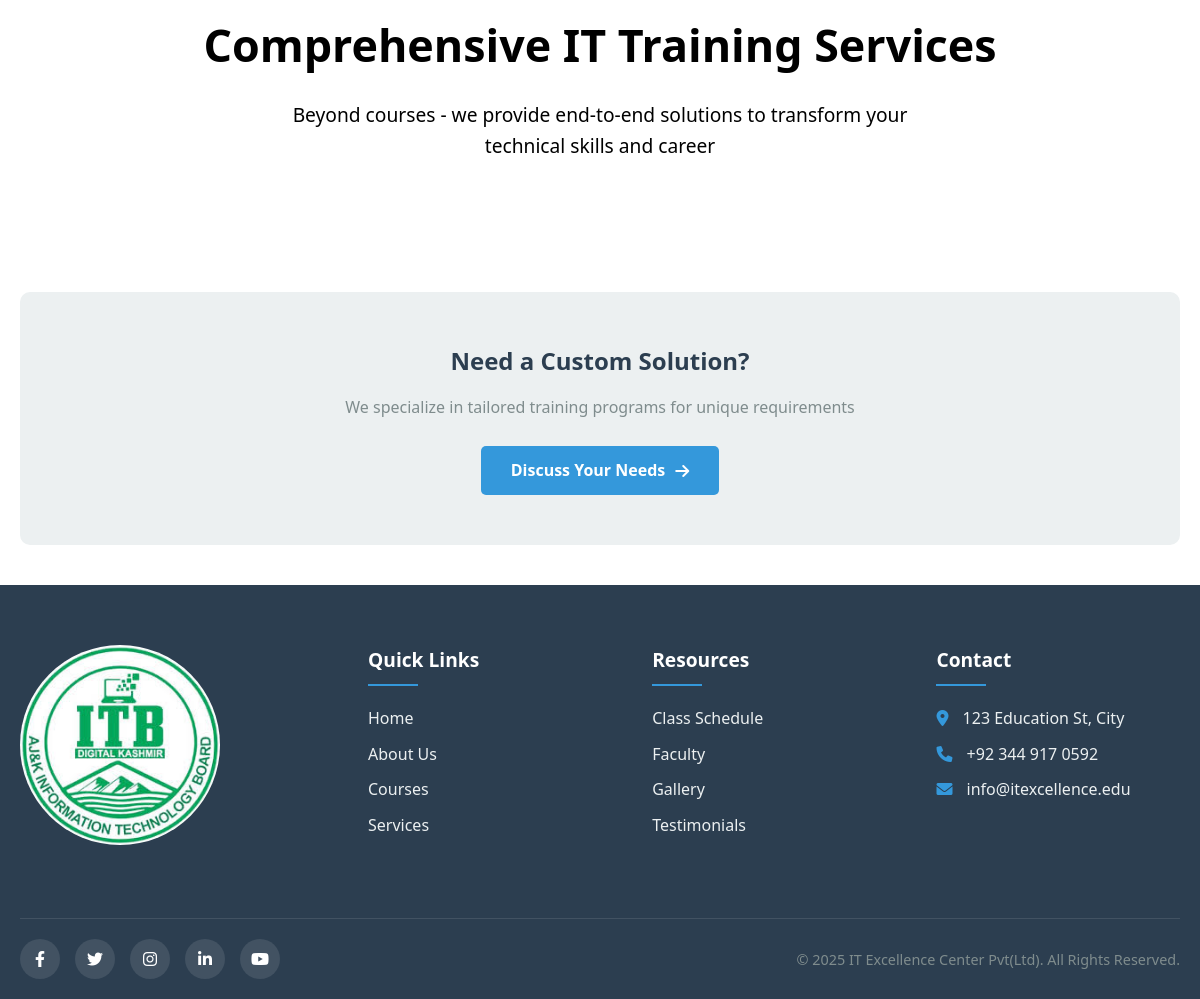
The app's page /service/ (lower part), older data.
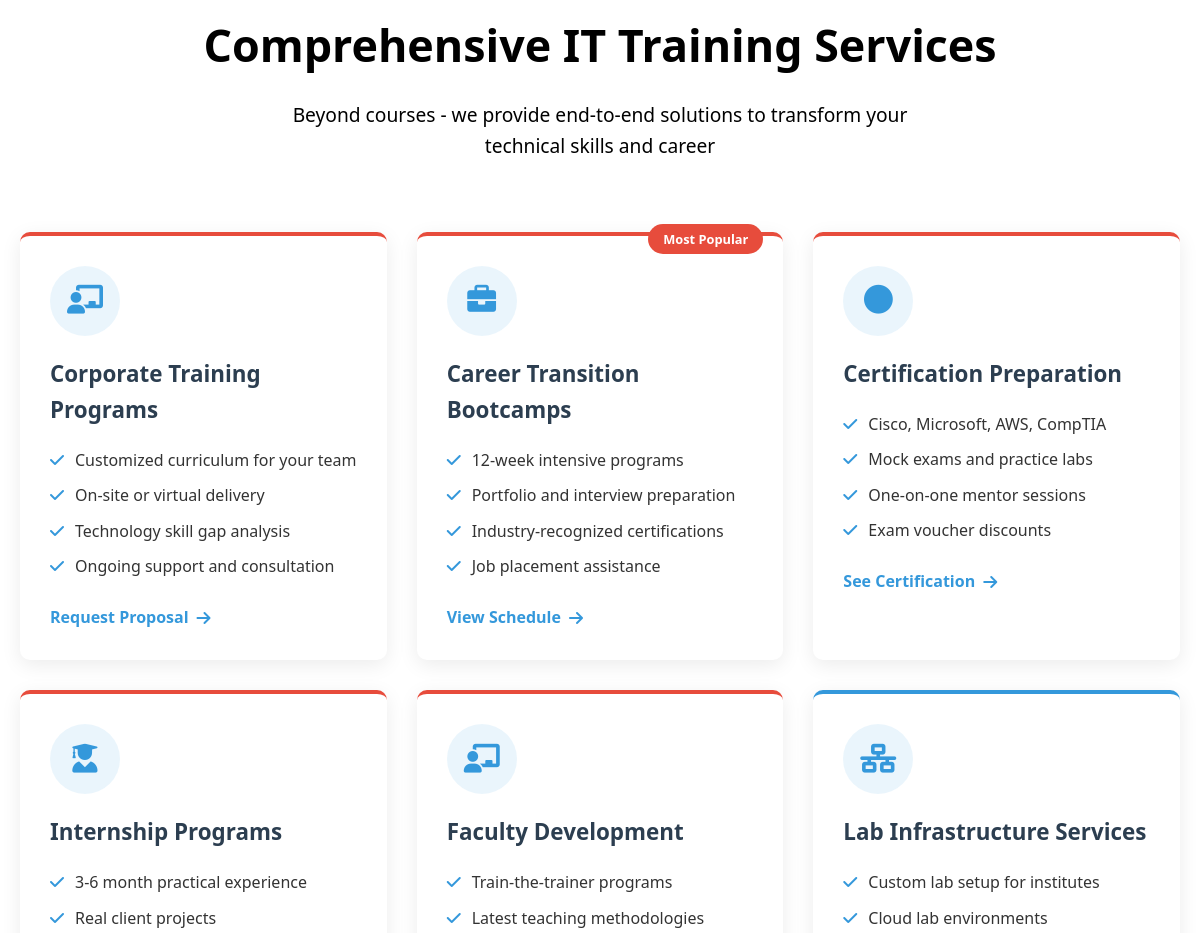
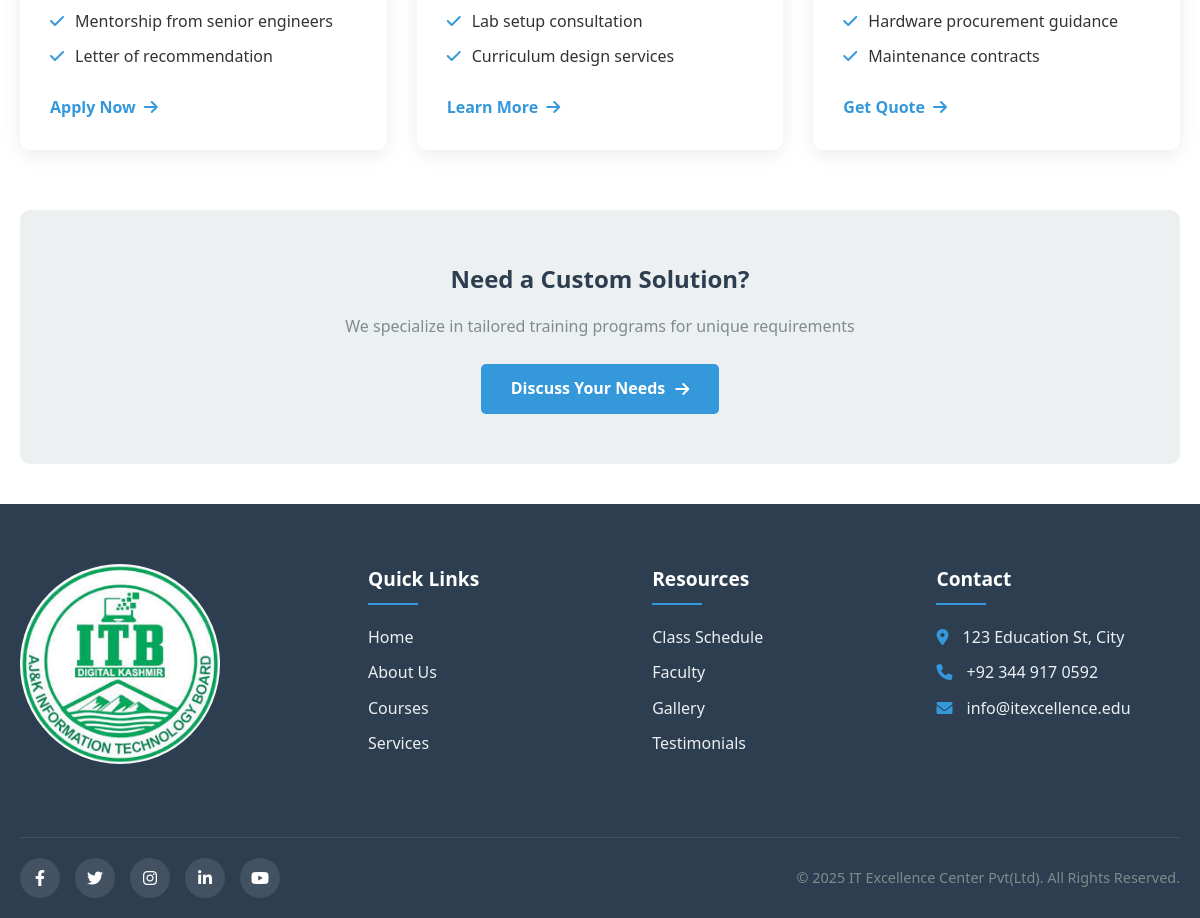
The same page, newer data (2 pictures, top to bottom).
### services_a/models.py (models this page shows, shortened)
class Service(models.Model):
    SERVICE_TYPES = [
        ('corporate', 'Corporate Training'),
        ('bootcamp', 'Career Bootcamp'),
        ('certification', 'Certification Prep'),
        ('internship', 'Internship Program'),
        ('faculty', 'Faculty Development'),
        ('lab', 'Lab Infrastructure'),
    ]
    title = models.CharField(max_length=200)
    slug = models.SlugField(unique=True)
    service_type = models.CharField(max_length=50, choices=SERVICE_TYPES)
    icon_class = models.CharField(max_length=50, default='fas fa-circle')
    short_description = models.TextField()
    full_description = RichTextField()
    is_featured = models.BooleanField(default=False)
    badge_text = models.CharField(max_length=50, blank=True)
    display_order = models.PositiveIntegerField(default=0)
    cta_text = models.CharField(max_length=50, default='Learn More')
    created_at = models.DateTimeField(auto_now_add=True)
    updated_at = models.DateTimeField(auto_now=True)
    class Meta:
        ordering = ['display_order', 'title']

class ServiceFeature(models.Model):
    service = models.ForeignKey(Service, related_name='features', on_delete=models.CASCADE)
    text = models.CharField(max_length=200)
    order = models.PositiveIntegerField(default=0)
    class Meta:
        ordering = ['order']

### services_a/views.py (the view)
# urls.py: path('service/',views.services,name='services')
def services(request):
    services = Service.objects.all().order_by('display_order')
    featured_services = services.filter(is_featured=True)
    context = {
        'services': services,
        'featured_services': featured_services,
    }
    return render(request, 'services.html', context)

### services_a/templates/services.html (shortened to what this page needs)
{% extends 'base.html' %}
{% load static %}
{% block maincontent %}
<main class="services-main">
    <section class="services-hero">
        <div class="container">
            <h1>Comprehensive IT Training Services</h1>
            <p>Beyond courses - we provide end-to-end solutions to transform your technical skills and career</p>
        </div>
    </section>
    <section class="services-section">
        <div class="container">
            <div class="services-grid">
                {% for service in services %}
                <div class="service-card {% if service.is_featured %}highlight{% endif %}">
                    {% if service.badge_text %}
                    <div class="service-badge">{{ service.badge_text }}</div>
                    {% endif %}
                    <div class="service-icon">
                        <i class="{{ service.icon_class }}"></i>
                    </div>
                    <h3>{{ service.title }}</h3>
                    <ul class="service-features">
                        {% for feature in service.features.all %}
                        <li>{{ feature.text }}</li>
                        {% endfor %}
                    </ul>
                    <a href="{% url 'apply' %}" class="service-cta">
                        {{ service.cta_text }} <i class="fas fa-arrow-right"></i>
                    </a>
                </div>
                {% endfor %}
            </div>
            <div class="services-cta">
                <h2>Need a Custom Solution?</h2>
                <p>We specialize in tailored training programs for unique requirements</p>
                <a href="{% url 'contact' %}" class="primary-btn">
                    Discuss Your Needs <i class="fas fa-arrow-right"></i>
                </a>
            </div>
        </div>
    </section>
</main>
{% endblock %}

### base/templates/base.html (shortened to what this page needs)
{% load static %}
<!DOCTYPE html>
<html lang="en">
<head>
    <link rel="stylesheet" href="{% static 'assets\css\NHF.css' %}">
    <link rel="stylesheet" href="{% static 'assets\css\home.css' %}">
    <link rel="stylesheet" href="{% static 'assets\css\aboutus.css' %}">
    <link rel="stylesheet" href="{% static 'assets\css\courses.css' %}">
    <link rel="stylesheet" href="{% static 'assets\css\services.css' %}">
    <link rel="stylesheet" href="{% static 'assets\css\apply.css' %}">
    <link rel="stylesheet" href="{% static 'assets\css\login.css' %}">
    <link rel="stylesheet" href="{% static 'assets\css\contactus.css' %}">
    <link rel="stylesheet" href="{% static 'assets\javascript\script.js' %}">
    <link rel="stylesheet" href="https://cdnjs.cloudflare.com/ajax/libs/font-awesome/6.0.0-beta3/css/all.min.css">
</head>
<body>
    {% block maincontent %}
    {% endblock  %}
    <footer class="footer">
        <div class="footer-container">
            <div class="footer-top">
                <div class="footer-logo">
                    <img src="{% static 'assets\images\ITB logo.jpg' %}" alt="Institute Logo" class="footer-logo-img">
                </div>
                <div class="footer-links">
                    <div class="footer-column">
                        <h3>Quick Links</h3>
                        <ul>
                            <li><a href="{% url 'home' %}">Home</a></li>
                            <li><a href="{% url 'aboutus' %}">About Us</a></li>
                            <li><a href="{% url 'courses' %}">Courses</a></li>
                            <li><a href="{% url 'services' %}">Services</a></li>
                        </ul>
                    </div>
                    <div class="footer-column">
                        <h3>Resources</h3>
                        <ul>
                            <li><a href="#">Class Schedule</a></li>
                            <li><a href="#">Faculty</a></li>
                            <li><a href="#">Gallery</a></li>
                            <li><a href="#">Testimonials</a></li>
                        </ul>
                    </div>
                    <div class="footer-column">
                        <h3>Contact</h3>
                        <ul>
                            <li><i class="fas fa-map-marker-alt"></i> 123 Education St, City</li>
                            <li><i class="fas fa-phone"></i> +92 344 917 0592</li>
                            <li><i class="fas fa-envelope"></i> info@itexcellence.edu</li>
                        </ul>
                    </div>
                </div>
            </div>
            <div class="footer-bottom">
                <div class="social-icons">
                    <a href="https://www.facebook.com/"><i class="fab fa-facebook-f"></i></a>
                    <a href="https://twitter.com/"><i class="fab fa-twitter"></i></a>
                    <a href="https://www.instagram.com/"><i class="fab fa-instagram"></i></a>
                    <a href="https://pk.linkedin.com/"><i class="fab fa-linkedin-in"></i></a>
                    <a href="https://www.youtube.com/"><i class="fab fa-youtube"></i></a>
                </div>
                <div class="copyright">
                    <p>&copy; 2025 IT Excellence Center Pvt(Ltd). All Rights Reserved.</p>
                </div>
            </div>
        </div>
    </footer>
</body>
</html>

### static/assets/css/NHF.css (style rules this page uses)
:root { --primary-color: #2c3e50; --secondary-color: #3498db; --accent-color: #e74c3c; --light-color: #ecf0f1; --dark-color: #2c3e50; --text-color: #333; --text-light: #7f8c8d; --white: #ffffff; --transition: all 0.3s ease; }
* { margin: 0; padding: 0; box-sizing: border-box; }
body { font-family: 'Segoe UI', Tahoma, Geneva, Verdana, sans-serif; line-height: 1.6; color: var(--text-color); background-color: var(--white); overflow-x: hidden; }
a { text-decoration: none; color: inherit; transition: var(--transition); }
ul { list-style: none; }
.container { max-width: 1200px; margin: 0 auto; padding: 0 20px; }
html { scroll-behavior: smooth; }
.footer { background-color: var(--dark-color); color: var(--light-color); padding: 60px 0 0; }
.footer-container { max-width: 1200px; margin: 0 auto; padding: 0 20px; }
.footer-top { display: flex; flex-wrap: wrap; justify-content: space-between; margin-bottom: 40px; }
.footer-logo { flex: 0 0 25%; }
.footer-logo-img { height: 200px; margin-bottom: 20px; border-radius: 50%; transition: var(--transition); }
.footer-links { flex: 0 0 70%; display: flex; justify-content: space-between; flex-wrap: wrap; }
.footer-column { flex: 0 0 30%; margin-bottom: 30px; }
.footer-column h3 { color: var(--white); font-size: 1.2rem; margin-bottom: 20px; position: relative; padding-bottom: 10px; }
.footer-column h3::after { content: ''; position: absolute; left: 0; bottom: 0; width: 50px; height: 2px; background-color: var(--secondary-color); }
.footer-column ul li { margin-bottom: 10px; }
.footer-column i { margin-right: 10px; color: var(--secondary-color); }
.footer-bottom { border-top: 1px solid rgba(255, 255, 255, 0.1); padding: 20px 0; display: flex; justify-content: space-between; align-items: center; flex-wrap: wrap; }
.social-icons { display: flex; gap: 15px; }
.social-icons a { display: flex; align-items: center; justify-content: center; width: 40px; height: 40px; background-color: rgba(255, 255, 255, 0.1); border-radius: 50%; color: var(--white); transition: var(--transition); }
.copyright { color: var(--text-light); font-size: 0.9rem; }

### static/assets/css/aboutus.css (style rules this page uses)
.container { max-width: 1200px; margin: 0 auto; padding: 0 20px; }

### static/assets/css/services.css (style rules this page uses)
.services-hero { color: rgb(0, 0, 0); padding: 10px 0; text-align: center; }
.services-hero h1 { font-size: 2.8rem; margin-bottom: 20px; }
.services-hero p { font-size: 1.2rem; max-width: 700px; margin: 0 auto; }
.services-grid { display: grid; grid-template-columns: repeat(auto-fill, minmax(350px, 1fr)); gap: 30px; margin: 60px 0; }
.service-card { background: white; border-radius: 10px; padding: 30px; box-shadow: 0 5px 20px rgba(0,0,0,0.08); transition: transform 0.3s ease, box-shadow 0.3s ease; position: relative; border-top: 4px solid var(--secondary-color); }
.service-card.highlight { border-top: 4px solid var(--accent-color); }
.service-badge { position: absolute; top: -12px; right: 20px; background: var(--accent-color); color: white; padding: 5px 15px; border-radius: 20px; font-size: 0.8rem; font-weight: 600; }
.service-icon { width: 70px; height: 70px; background: rgba(52, 152, 219, 0.1); border-radius: 50%; display: flex; align-items: center; justify-content: center; margin-bottom: 20px; color: var(--secondary-color); font-size: 1.8rem; }
.service-card h3 { color: var(--primary-color); margin-bottom: 20px; font-size: 1.4rem; }
.service-features { list-style: none; padding: 0; margin-bottom: 25px; }
.service-features li { margin-bottom: 10px; padding-left: 25px; position: relative; color: var(--text-color); }
.service-features li::before { content: '\f00c'; font-family: 'Font Awesome 5 Free'; font-weight: 900; position: absolute; left: 0; color: var(--secondary-color); }
.service-cta { display: inline-flex; align-items: center; color: var(--secondary-color); font-weight: 600; text-decoration: none; transition: color 0.3s ease; }
.service-cta i { margin-left: 8px; transition: transform 0.3s ease; }
.services-cta { text-align: center; padding: 50px 0; background: var(--light-color); border-radius: 10px; margin: 40px 0; }
.services-cta h2 { color: var(--primary-color); margin-bottom: 15px; }
.services-cta p { max-width: 600px; margin: 0 auto 25px; color: var(--text-light); }
.primary-btn { display: inline-flex; align-items: center; padding: 12px 30px; background: var(--secondary-color); color: white; border-radius: 5px; font-weight: 600; text-decoration: none; transition: all 0.3s ease; }
.primary-btn i { margin-left: 10px; transition: transform 0.3s ease; }

Row changes from the older to the newer data that the page shows:
added Service: title "Corporate Training Programs", cta_text "Request Proposal"
added ServiceFeature: text "Customized curriculum for your team", shown under "Corporate Training Programs"
added ServiceFeature: text "On-site or virtual delivery", shown under "Corporate Training Programs"
added ServiceFeature: text "Technology skill gap analysis", shown under "Corporate Training Programs"
added ServiceFeature: text "Ongoing support and consultation", shown under "Corporate Training Programs"
added Service: badge_text "Most Popular", title "Career Transition Bootcamps", cta_text "View Schedule"
added ServiceFeature: text "12-week intensive programs", shown under "Most Popular"
added ServiceFeature: text "Portfolio and interview preparation", shown under "Most Popular"
added ServiceFeature: text "Industry-recognized certifications", shown under "Most Popular"
added ServiceFeature: text "Job placement assistance", shown under "Most Popular"
added Service: title "Certification Preparation", cta_text "See Certification"
added ServiceFeature: text "Cisco, Microsoft, AWS, CompTIA", shown under "Certification Preparation"
added ServiceFeature: text "Mock exams and practice labs", shown under "Certification Preparation"
added ServiceFeature: text "One-on-one mentor sessions", shown under "Certification Preparation"
added ServiceFeature: text "Exam voucher discounts", shown under "Certification Preparation"
added Service: title "Internship Programs", cta_text "Apply Now"
added ServiceFeature: text "3-6 month practical experience", shown under "Internship Programs"
added ServiceFeature: text "Real client projects", shown under "Internship Programs"
added ServiceFeature: text "Mentorship from senior engineers", shown under "Internship Programs"
added ServiceFeature: text "Letter of recommendation", shown under "Internship Programs"
added Service: title "Faculty Development", cta_text "Learn More"
added ServiceFeature: text "Train-the-trainer programs", shown under "Faculty Development"
added ServiceFeature: text "Latest teaching methodologies", shown under "Faculty Development"
added ServiceFeature: text "Lab setup consultation", shown under "Faculty Development"
added ServiceFeature: text "Curriculum design services", shown under "Faculty Development"
added Service: title "Lab Infrastructure Services", cta_text "Get Quote", is_featured False (drawn)
added ServiceFeature: text "Custom lab setup for institutes", shown under "Lab Infrastructure Services"
added ServiceFeature: text "Cloud lab environments", shown under "Lab Infrastructure Services"
added ServiceFeature: text "Hardware procurement guidance", shown under "Lab Infrastructure Services"
added ServiceFeature: text "Maintenance contracts", shown under "Lab Infrastructure Services"
